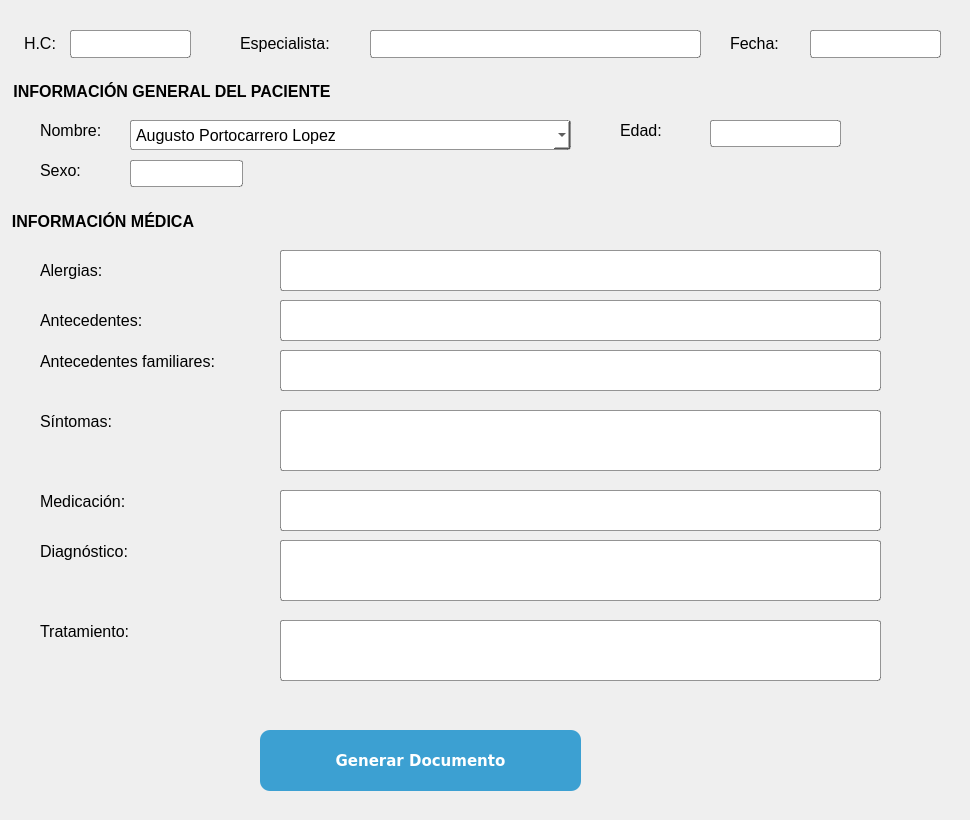
    <widget class="QWidget" name="tab_2">
     <attribute name="title">
      <string>Tab 2</string>
     </attribute>
     <widget class="QLabel" name="label_4">
      <property name="geometry">
       <rect>
        <x>730</x>
        <y>33</y>
        <width>71</width>
        <height>20</height>
       </rect>
      </property>
      <property name="font">
       <font>
        <family>Arial</family>
        <pointsize>12</pointsize>
       </font>
      </property>
      <property name="text">
       <string>Fecha:</string>
      </property>
     </widget>
     <widget class="QLineEdit" name="lineEdit_4">
      <property name="enabled">
       <bool>true</bool>
      </property>
      <property name="geometry">
       <rect>
        <x>810</x>
        <y>30</y>
        <width>131</width>
        <height>28</height>
       </rect>
      </property>
      <property name="font">
       <font>
        <family>Arial</family>
        <pointsize>12</pointsize>
       </font>
      </property>
      <property name="cursor">
       <cursorShape>ForbiddenCursor</cursorShape>
      </property>
      <property name="styleSheet">
       <string notr="true">background-color: rgb(255, 255, 255); border: 1px solid rgba(0,0,0, 0.4); border-radius: 3px</string>
      </property>
      <property name="inputMethodHints">
       <set>Qt::ImhNone</set>
      </property>
      <property name="text">
       <string/>
      </property>
      <property name="readOnly">
       <bool>true</bool>
      </property>
     </widget>
     <widget class="QLabel" name="label_6">
      <property name="geometry">
       <rect>
        <x>24</x>
        <y>33</y>
        <width>61</width>
        <height>20</height>
       </rect>
      </property>
      <property name="font">
       <font>
        <family>Arial</family>
        <pointsize>12</pointsize>
       </font>
      </property>
      <property name="text">
       <string>H.C:</string>
      </property>
     </widget>
     <widget class="QLineEdit" name="lineEdit_6">
      <property name="geometry">
       <rect>
        <x>70</x>
        <y>30</y>
        <width>121</width>
        <height>28</height>
       </rect>
      </property>
      <property name="font">
       <font>
        <family>Arial</family>
        <pointsize>12</pointsize>
        <weight>50</weight>
        <bold>false</bold>
       </font>
      </property>
      <property name="styleSheet">
       <string notr="true">background-color: rgb(255, 255, 255); border: 1px solid rgba(0,0,0, 0.4); border-radius: 3px</string>
      </property>
      <property name="text">
       <string/>
      </property>
      <property name="alignment">
       <set>Qt::AlignLeading|Qt::AlignLeft|Qt::AlignVCenter</set>
      </property>
      <property name="readOnly">
       <bool>false</bool>
      </property>
     </widget>
     <widget class="QGroupBox" name="groupBox_2">
      <property name="geometry">
       <rect>
        <x>10</x>
        <y>210</y>
        <width>931</width>
        <height>601</height>
       </rect>
      </property>
      <property name="font">
       <font>
        <family>Arial</family>
        <pointsize>12</pointsize>
        <weight>75</weight>
        <bold>true</bold>
       </font>
      </property>
      <property name="styleSheet">
       <string notr="true">
border-radius: 0px
</string>
      </property>
      <property name="title">
       <string>INFORMACIÓN MÉDICA</string>
      </property>
      <widget class="QLabel" name="label_10">
       <property name="geometry">
        <rect>
         <x>30</x>
         <y>50</y>
         <width>81</width>
         <height>21</height>
        </rect>
       </property>
       <property name="font">
        <font>
         <family>Arial</family>
         <pointsize>12</pointsize>
        </font>
       </property>
       <property name="styleSheet">
        <string notr="true">border-width: 0px</string>
       </property>
       <property name="text">
        <string>Alergias:</string>
       </property>
      </widget>
      <widget class="QLabel" name="label_8">
       <property name="geometry">
        <rect>
         <x>30</x>
         <y>200</y>
         <width>101</width>
         <height>23</height>
        </rect>
       </property>
       <property name="font">
        <font>
         <family>Arial</family>
         <pointsize>12</pointsize>
         <weight>50</weight>
         <bold>false</bold>
        </font>
       </property>
       <property name="styleSheet">
        <string notr="true">border-width: 0px</string>
       </property>
       <property name="text">
        <string>Síntomas:</string>
       </property>
      </widget>
      <widget class="QTextEdit" name="textEdit_2">
       <property name="geometry">
        <rect>
         <x>270</x>
         <y>200</y>
         <width>601</width>
         <height>61</height>
        </rect>
       </property>
       <property name="font">
        <font>
         <family>Arial</family>
         <pointsize>12</pointsize>
        </font>
       </property>
       <property name="styleSheet">
        <string notr="true">background-color: rgb(255, 255, 255); border: 1px solid rgba(0,0,0, 0.4); border-radius: 3px</string>
       </property>
       <property name="html">
        <string>&lt;!DOCTYPE HTML PUBLIC &quot;-//W3C//DTD HTML 4.0//EN&quot; &quot;http://www.w3.org/TR/REC-html40/strict.dtd&quot;&gt;
&lt;html&gt;&lt;head&gt;&lt;meta name=&quot;qrichtext&quot; content=&quot;1&quot; /&gt;&lt;style type=&quot;text/css&quot;&gt;
p, li { white-space: pre-wrap; }
&lt;/style&gt;&lt;/head&gt;&lt;body style=&quot; font-family:'Arial'; font-size:12pt; font-weight:400; font-style:normal;&quot;&gt;
&lt;p style=&quot;-qt-paragraph-type:empty; margin-top:0px; margin-bottom:0px; margin-left:0px; margin-right:0px; -qt-block-indent:0; text-indent:0px;&quot;&gt;&lt;br /&gt;&lt;/p&gt;&lt;/body&gt;&lt;/html&gt;</string>
       </property>
      </widget>
      <widget class="QLabel" name="label_9">
       <property name="geometry">
        <rect>
         <x>30</x>
         <y>330</y>
         <width>121</width>
         <height>23</height>
        </rect>
       </property>
       <property name="font">
        <font>
         <family>Arial</family>
         <pointsize>12</pointsize>
         <weight>50</weight>
         <bold>false</bold>
        </font>
       </property>
       <property name="styleSheet">
        <string notr="true">border-width: 0px</string>
       </property>
       <property name="text">
        <string>Diagnóstico:</string>
       </property>
      </widget>
      <widget class="QTextEdit" name="textEdit_3">
       <property name="geometry">
        <rect>
         <x>270</x>
         <y>330</y>
         <width>601</width>
         <height>61</height>
        </rect>
       </property>
       <property name="font">
        <font>
         <family>Arial</family>
         <pointsize>12</pointsize>
        </font>
       </property>
       <property name="styleSheet">
        <string notr="true">background-color: rgb(255, 255, 255); border: 1px solid rgba(0,0,0, 0.4); border-radius: 3px</string>
       </property>
       <property name="html">
        <string>&lt;!DOCTYPE HTML PUBLIC &quot;-//W3C//DTD HTML 4.0//EN&quot; &quot;http://www.w3.org/TR/REC-html40/strict.dtd&quot;&gt;
&lt;html&gt;&lt;head&gt;&lt;meta name=&quot;qrichtext&quot; content=&quot;1&quot; /&gt;&lt;style type=&quot;text/css&quot;&gt;
p, li { white-space: pre-wrap; }
&lt;/style&gt;&lt;/head&gt;&lt;body style=&quot; font-family:'Arial'; font-size:12pt; font-weight:400; font-style:normal;&quot;&gt;
&lt;p style=&quot;-qt-paragraph-type:empty; margin-top:0px; margin-bottom:0px; margin-left:0px; margin-right:0px; -qt-block-indent:0; text-indent:0px;&quot;&gt;&lt;br /&gt;&lt;/p&gt;&lt;/body&gt;&lt;/html&gt;</string>
       </property>
      </widget>
      <widget class="QPushButton" name="pushButton">
       <property name="enabled">
        <bool>true</bool>
       </property>
       <property name="geometry">
        <rect>
         <x>250</x>
         <y>520</y>
         <width>321</width>
         <height>61</height>
        </rect>
       </property>
       <property name="font">
        <font>
         <family>Verdana</family>
         <pointsize>11</pointsize>
         <weight>75</weight>
         <italic>false</italic>
         <bold>true</bold>
        </font>
       </property>
       <property name="cursor">
        <cursorShape>PointingHandCursor</cursorShape>
       </property>
       <property name="styleSheet">
        <string notr="true">background-color: rgb(60, 160, 210); 
border-radius: 10px; 
color: rgb(255, 255, 255)
</string>
       </property>
       <property name="text">
        <string>Generar Documento</string>
       </property>
       <property name="icon">
        <iconset>
         <normaloff>../../.designer/backup/Iconos/historialmedico.png</normaloff>../../.designer/backup/Iconos/historialmedico.png</iconset>
       </property>
       <property name="iconSize">
        <size>
         <width>35</width>
         <height>35</height>
        </size>
       </property>
      </widget>
      <widget class="QLabel" name="label_11">
       <property name="geometry">
        <rect>
         <x>30</x>
         <y>100</y>
         <width>131</width>
         <height>21</height>
        </rect>
       </property>
       <property name="font">
        <font>
         <family>Arial</family>
         <pointsize>12</pointsize>
        </font>
       </property>
       <property name="styleSheet">
        <string notr="true">border-width: 0px</string>
       </property>
       <property name="text">
        <string>Antecedentes:</string>
       </property>
      </widget>
      <widget class="QTextEdit" name="textEdit_4">
       <property name="geometry">
        <rect>
         <x>270</x>
         <y>40</y>
         <width>601</width>
         <height>41</height>
        </rect>
       </property>
       <property name="font">
        <font>
         <family>Arial</family>
         <pointsize>12</pointsize>
        </font>
       </property>
       <property name="styleSheet">
        <string notr="true">background-color: rgb(255, 255, 255); border: 1px solid rgba(0,0,0, 0.4); border-radius: 3px</string>
       </property>
       <property name="html">
        <string>&lt;!DOCTYPE HTML PUBLIC &quot;-//W3C//DTD HTML 4.0//EN&quot; &quot;http://www.w3.org/TR/REC-html40/strict.dtd&quot;&gt;
&lt;html&gt;&lt;head&gt;&lt;meta name=&quot;qrichtext&quot; content=&quot;1&quot; /&gt;&lt;style type=&quot;text/css&quot;&gt;
p, li { white-space: pre-wrap; }
&lt;/style&gt;&lt;/head&gt;&lt;body style=&quot; font-family:'Arial'; font-size:12pt; font-weight:400; font-style:normal;&quot;&gt;
&lt;p style=&quot;-qt-paragraph-type:empty; margin-top:0px; margin-bottom:0px; margin-left:0px; margin-right:0px; -qt-block-indent:0; text-indent:0px;&quot;&gt;&lt;br /&gt;&lt;/p&gt;&lt;/body&gt;&lt;/html&gt;</string>
       </property>
      </widget>
      <widget class="QTextEdit" name="textEdit_5">
       <property name="geometry">
        <rect>
         <x>270</x>
         <y>90</y>
         <width>601</width>
         <height>41</height>
        </rect>
       </property>
       <property name="font">
        <font>
         <family>Arial</family>
         <pointsize>12</pointsize>
        </font>
       </property>
       <property name="styleSheet">
        <string notr="true">background-color: rgb(255, 255, 255); border: 1px solid rgba(0,0,0, 0.4); border-radius: 3px</string>
       </property>
       <property name="html">
        <string>&lt;!DOCTYPE HTML PUBLIC &quot;-//W3C//DTD HTML 4.0//EN&quot; &quot;http://www.w3.org/TR/REC-html40/strict.dtd&quot;&gt;
&lt;html&gt;&lt;head&gt;&lt;meta name=&quot;qrichtext&quot; content=&quot;1&quot; /&gt;&lt;style type=&quot;text/css&quot;&gt;
p, li { white-space: pre-wrap; }
&lt;/style&gt;&lt;/head&gt;&lt;body style=&quot; font-family:'Arial'; font-size:12pt; font-weight:400; font-style:normal;&quot;&gt;
&lt;p style=&quot;-qt-paragraph-type:empty; margin-top:0px; margin-bottom:0px; margin-left:0px; margin-right:0px; -qt-block-indent:0; text-indent:0px;&quot;&gt;&lt;br /&gt;&lt;/p&gt;&lt;/body&gt;&lt;/html&gt;</string>
       </property>
      </widget>
      <widget class="QLabel" name="label_12">
       <property name="geometry">
        <rect>
         <x>30</x>
         <y>140</y>
         <width>221</width>
         <height>23</height>
        </rect>
       </property>
       <property name="font">
        <font>
         <family>Arial</family>
         <pointsize>12</pointsize>
        </font>
       </property>
       <property name="styleSheet">
        <string notr="true">border-width: 0px</string>
       </property>
       <property name="text">
        <string>Antecedentes familiares:</string>
       </property>
      </widget>
      <widget class="QTextEdit" name="textEdit_6">
       <property name="enabled">
        <bool>true</bool>
       </property>
       <property name="geometry">
        <rect>
         <x>270</x>
         <y>280</y>
         <width>601</width>
         <height>41</height>
        </rect>
       </property>
       <property name="font">
        <font>
         <family>Arial</family>
         <pointsize>12</pointsize>
        </font>
       </property>
       <property name="styleSheet">
        <string notr="true">background-color: rgb(255, 255, 255); border: 1px solid rgba(0,0,0, 0.4); border-radius: 3px</string>
       </property>
       <property name="html">
        <string>&lt;!DOCTYPE HTML PUBLIC &quot;-//W3C//DTD HTML 4.0//EN&quot; &quot;http://www.w3.org/TR/REC-html40/strict.dtd&quot;&gt;
&lt;html&gt;&lt;head&gt;&lt;meta name=&quot;qrichtext&quot; content=&quot;1&quot; /&gt;&lt;style type=&quot;text/css&quot;&gt;
p, li { white-space: pre-wrap; }
&lt;/style&gt;&lt;/head&gt;&lt;body style=&quot; font-family:'Arial'; font-size:12pt; font-weight:400; font-style:normal;&quot;&gt;
&lt;p style=&quot;-qt-paragraph-type:empty; margin-top:0px; margin-bottom:0px; margin-left:0px; margin-right:0px; -qt-block-indent:0; text-indent:0px;&quot;&gt;&lt;br /&gt;&lt;/p&gt;&lt;/body&gt;&lt;/html&gt;</string>
       </property>
      </widget>
      <widget class="QTextEdit" name="textEdit_7">
       <property name="geometry">
        <rect>
         <x>270</x>
         <y>140</y>
         <width>601</width>
         <height>41</height>
        </rect>
       </property>
       <property name="font">
        <font>
         <family>Arial</family>
         <pointsize>12</pointsize>
        </font>
       </property>
       <property name="styleSheet">
        <string notr="true">background-color: rgb(255, 255, 255); border: 1px solid rgba(0,0,0, 0.4); border-radius: 3px</string>
       </property>
       <property name="html">
        <string>&lt;!DOCTYPE HTML PUBLIC &quot;-//W3C//DTD HTML 4.0//EN&quot; &quot;http://www.w3.org/TR/REC-html40/strict.dtd&quot;&gt;
&lt;html&gt;&lt;head&gt;&lt;meta name=&quot;qrichtext&quot; content=&quot;1&quot; /&gt;&lt;style type=&quot;text/css&quot;&gt;
p, li { white-space: pre-wrap; }
&lt;/style&gt;&lt;/head&gt;&lt;body style=&quot; font-family:'Arial'; font-size:12pt; font-weight:400; font-style:normal;&quot;&gt;
&lt;p style=&quot;-qt-paragraph-type:empty; margin-top:0px; margin-bottom:0px; margin-left:0px; margin-right:0px; -qt-block-indent:0; text-indent:0px;&quot;&gt;&lt;br /&gt;&lt;/p&gt;&lt;/body&gt;&lt;/html&gt;</string>
       </property>
      </widget>
      <widget class="QLabel" name="label_13">
       <property name="geometry">
        <rect>
         <x>30</x>
         <y>280</y>
         <width>121</width>
         <height>23</height>
        </rect>
       </property>
       <property name="font">
        <font>
         <family>Arial</family>
         <pointsize>12</pointsize>
         <weight>50</weight>
         <bold>false</bold>
        </font>
       </property>
       <property name="styleSheet">
        <string notr="true">border-width: 0px</string>
       </property>
       <property name="text">
        <string>Medicación:</string>
       </property>
      </widget>
      <widget class="QLabel" name="label_14">
       <property name="geometry">
        <rect>
         <x>30</x>
         <y>410</y>
         <width>121</width>
         <height>23</height>
        </rect>
       </property>
       <property name="font">
        <font>
         <family>Arial</family>
         <pointsize>12</pointsize>
         <weight>50</weight>
         <bold>false</bold>
        </font>
       </property>
       <property name="styleSheet">
        <string notr="true">border-width: 0px</string>
       </property>
       <property name="text">
        <string>Tratamiento:</string>
       </property>
      </widget>
      <widget class="QTextEdit" name="textEdit_8">
       <property name="geometry">
        <rect>
         <x>270</x>
         <y>410</y>
         <width>601</width>
         <height>61</height>
        </rect>
       </property>
       <property name="font">
        <font>
         <family>Arial</family>
         <pointsize>12</pointsize>
        </font>
       </property>
       <property name="styleSheet">
        <string notr="true">background-color: rgb(255, 255, 255); border: 1px solid rgba(0,0,0, 0.4); border-radius: 3px</string>
       </property>
       <property name="html">
        <string>&lt;!DOCTYPE HTML PUBLIC &quot;-//W3C//DTD HTML 4.0//EN&quot; &quot;http://www.w3.org/TR/REC-html40/strict.dtd&quot;&gt;
&lt;html&gt;&lt;head&gt;&lt;meta name=&quot;qrichtext&quot; content=&quot;1&quot; /&gt;&lt;style type=&quot;text/css&quot;&gt;
p, li { white-space: pre-wrap; }
&lt;/style&gt;&lt;/head&gt;&lt;body style=&quot; font-family:'Arial'; font-size:12pt; font-weight:400; font-style:normal;&quot;&gt;
&lt;p style=&quot;-qt-paragraph-type:empty; margin-top:0px; margin-bottom:0px; margin-left:0px; margin-right:0px; -qt-block-indent:0; text-indent:0px;&quot;&gt;&lt;br /&gt;&lt;/p&gt;&lt;/body&gt;&lt;/html&gt;</string>
       </property>
      </widget>
     </widget>
     <widget class="QGroupBox" name="groupBox">
      <property name="geometry">
       <rect>
        <x>10</x>
        <y>80</y>
        <width>951</width>
        <height>125</height>
       </rect>
      </property>
      <property name="font">
       <font>
        <family>Arial</family>
        <pointsize>12</pointsize>
        <weight>75</weight>
        <bold>true</bold>
       </font>
      </property>
      <property name="styleSheet">
       <string notr="true">
border-radius: 0px
</string>
      </property>
      <property name="title">
       <string>INFORMACIÓN GENERAL DEL PACIENTE</string>
      </property>
      <widget class="QLineEdit" name="lineEdit_2">
       <property name="geometry">
        <rect>
         <x>700</x>
         <y>40</y>
         <width>131</width>
         <height>27</height>
        </rect>
       </property>
       <property name="font">
        <font>
         <family>Arial</family>
         <pointsize>12</pointsize>
        </font>
       </property>
       <property name="cursor">
        <cursorShape>IBeamCursor</cursorShape>
       </property>
       <property name="styleSheet">
        <string notr="true">background-color: rgb(255, 255, 255);  border: 1px solid rgba(0,0,0, 0.4); border-radius: 3px</string>
       </property>
       <property name="inputMethodHints">
        <set>Qt::ImhDigitsOnly|Qt::ImhFormattedNumbersOnly</set>
       </property>
       <property name="text">
        <string/>
       </property>
      </widget>
      <widget class="QLabel" name="label_3">
       <property name="geometry">
        <rect>
         <x>30</x>
         <y>80</y>
         <width>81</width>
         <height>21</height>
        </rect>
       </property>
       <property name="font">
        <font>
         <family>Arial</family>
         <pointsize>12</pointsize>
         <weight>50</weight>
         <bold>false</bold>
        </font>
       </property>
       <property name="styleSheet">
        <string notr="true">border-width: 0px</string>
       </property>
       <property name="text">
        <string>Sexo:</string>
       </property>
      </widget>
      <widget class="QLabel" name="label_2">
       <property name="geometry">
        <rect>
         <x>610</x>
         <y>40</y>
         <width>81</width>
         <height>21</height>
        </rect>
       </property>
       <property name="font">
        <font>
         <family>Arial</family>
         <pointsize>12</pointsize>
        </font>
       </property>
       <property name="styleSheet">
        <string notr="true">border-width: 0px</string>
       </property>
       <property name="text">
        <string>Edad:</string>
       </property>
      </widget>
      <widget class="QLineEdit" name="lineEdit_3">
       <property name="geometry">
        <rect>
         <x>120</x>
         <y>80</y>
         <width>113</width>
         <height>27</height>
        </rect>
       </property>
       <property name="font">
        <font>
         <family>Arial</family>
         <pointsize>12</pointsize>
        </font>
       </property>
       <property name="styleSheet">
        <string notr="true">background-color: rgb(255, 255, 255); border: 1px solid rgba(0,0,0, 0.4); border-radius: 3px</string>
       </property>
       <property name="text">
        <string/>
       </property>
      </widget>
      <widget class="QLabel" name="label">
       <property name="geometry">
        <rect>
         <x>30</x>
         <y>40</y>
         <width>81</width>
         <height>21</height>
        </rect>
       </property>
       <property name="font">
        <font>
         <family>Arial</family>
         <pointsize>12</pointsize>
        </font>
       </property>
       <property name="styleSheet">
        <string notr="true">border-width: 0px</string>
       </property>
       <property name="text">
        <string>Nombre:</string>
       </property>
      </widget>
      <widget class="QComboBox" name="comboBox">
       <property name="geometry">
        <rect>
         <x>120</x>
         <y>40</y>
         <width>441</width>
         <height>30</height>
        </rect>
       </property>
       <property name="font">
        <font>
         <family>Arial</family>
         <pointsize>12</pointsize>
        </font>
       </property>
       <property name="styleSheet">
        <string notr="true">background-color: rgb(255, 255, 255); 
border: 1px solid rgba(0,0,0, 0.4); 
border-radius: 3px;
padding-left: 5px</string>
       </property>
       <item>
        <property name="text">
         <string>Augusto Portocarrero Lopez</string>
        </property>
       </item>
       <item>
        <property name="text">
         <string>Esteban Raul Perez Dominguez</string>
        </property>
       </item>
       <item>
        <property name="text">
         <string>Jose Francisco Cordova Ramirez</string>
        </property>
       </item>
       <item>
        <property name="text">
         <string>Lisa Ramirez Cordova</string>
        </property>
       </item>
       <item>
        <property name="text">
         <string>Victor Ernesto Caballero Rodriguez</string>
        </property>
       </item>
      </widget>
     </widget>
     <widget class="QLineEdit" name="lineEdit_8">
      <property name="geometry">
       <rect>
        <x>370</x>
        <y>30</y>
        <width>331</width>
        <height>28</height>
       </rect>
      </property>
      <property name="font">
       <font>
        <family>Arial</family>
        <pointsize>12</pointsize>
        <weight>50</weight>
        <bold>false</bold>
       </font>
      </property>
      <property name="styleSheet">
       <string notr="true">background-color: rgb(255, 255, 255); border: 1px solid rgba(0,0,0, 0.4); border-radius: 3px</string>
      </property>
      <property name="text">
       <string/>
      </property>
      <property name="alignment">
       <set>Qt::AlignLeading|Qt::AlignLeft|Qt::AlignVCenter</set>
      </property>
     </widget>
     <widget class="QLabel" name="label_7">
      <property name="geometry">
       <rect>
        <x>240</x>
        <y>33</y>
        <width>121</width>
        <height>20</height>
       </rect>
      </property>
      <property name="font">
       <font>
        <family>Arial</family>
        <pointsize>12</pointsize>
       </font>
      </property>
      <property name="text">
       <string>Especialista:</string>
      </property>
     </widget>
    </widget>
